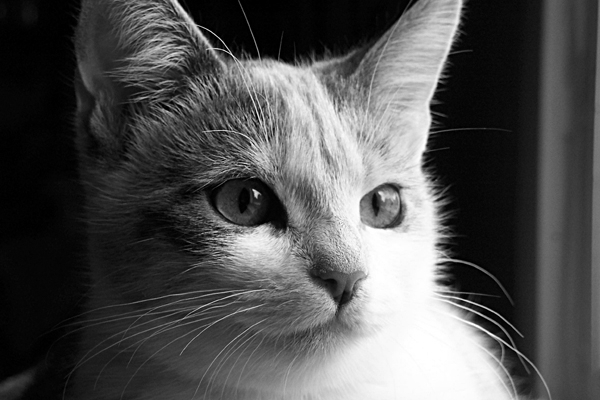
#> input picture examples/images/cat.jpg, 600 x 400 px, found by its file name
$ python filter_Kiko.py
#> lines starting #> are read from the running program, lines starting #| are printed output that depends on the picture
#> further down, img is the input picture: shape (400, 600); min 0, max 255, mean 81.5
import cv2
import numpy as np

def convolution(kernel, arrImg):
    kernelHeight, kernelWidth = kernel.shape
    imageHeight, imageWidth = arrImg.shape
#> imageHeight = 400; imageWidth = 600

    # Calculate padding size
    padHeight = kernelHeight // 2
    padWidth = kernelWidth // 2

    # Pad the input image
    paddedImg = np.pad(arrImg, ((padHeight, padHeight), (padWidth, padWidth)), mode='constant', constant_values=0)
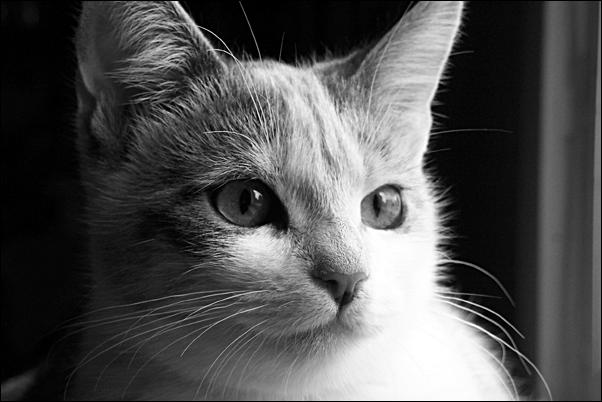
#> paddedImg: shape (402, 602); min 0, max 255, mean 80.8

    output = np.zeros((imageHeight, imageWidth), dtype=np.float32)

    for i in range(imageHeight):
        for ii in range(imageWidth):
            yStart = i
            yEnd = i + kernelHeight
            xStart = ii
            xEnd = ii + kernelWidth

            roi = paddedImg[yStart:yEnd, xStart:xEnd]
            output[i, ii] = np.sum(kernel * roi)
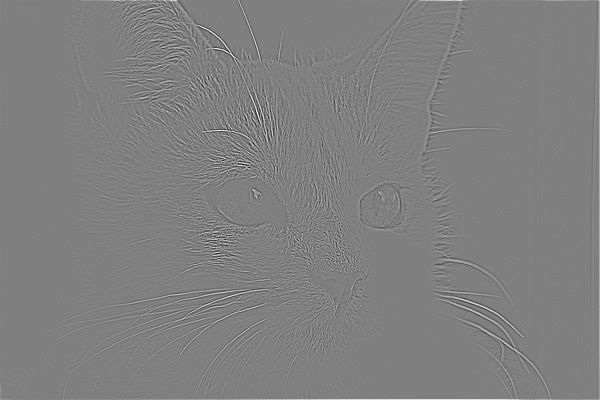
#> output: shape (400, 600) float32; min -1001, max 997, mean 1.8; drawn with min black and max white

    # Normalize the output to the range [0, 255]
    output = np.clip(output, 0, 255)
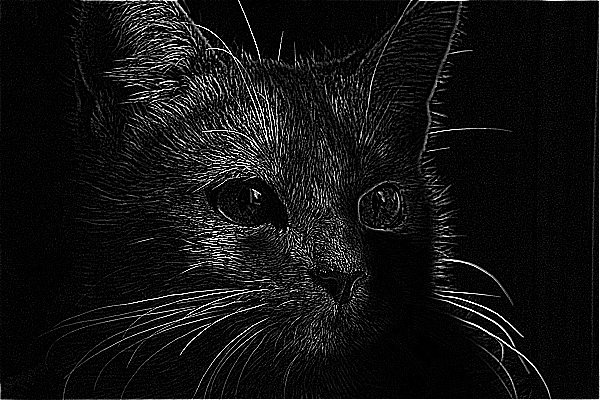
#> output: shape (400, 600) float32; min 0, max 255, mean 18.8

    # Convert the result to uint8
    output = output.astype(np.uint8)

    return output

def generateIdentitiyKernel():
    kernel = np.array([
        [0,0,0],
        [0,1,0],
        [0,0,0]
    ])
    return kernel

def generateGaussianBlurKernel(n = 3, sigma = 1):
    ax = np.linspace(-(n - 1) / 2., (n - 1) / 2., n)
    xx, yy = np.meshgrid(ax, ax)

    kernel = np.exp(-0.5 * (np.square(xx) + np.square(yy)) / np.square(sigma))

    kernel = kernel / np.sum(kernel)

    return kernel

def generateAverageBlurKernel(n = 3):
    kernel = np.ones((n,n))

    kernel = kernel / np.sum(kernel)

    return kernel

def generateSharpenKernel():
    kernel = np.array([
        [0,-1,0],
        [-1,5,-1],
        [0,-1,0]
    ])

    return kernel

def generateEdgeDetectionKernel():
    kernel = np.array([
        [-1, -1, -1],
        [-1, 8, -1],
        [-1, -1, -1]
    ])

    return kernel

kernel1 = generateEdgeDetectionKernel()

img = cv2.imread('examples/images/cat.jpg', cv2.IMREAD_GRAYSCALE)

img_result = convolution(kernel1, img)

cv2.imshow('before', img)
cv2.imshow('convolution', img_result)
cv2.waitKey(0)
cv2.destroyAllWindows()
